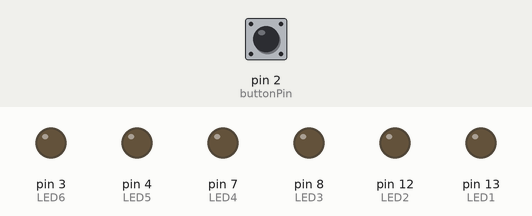
A sketch run on a simulated Arduino Uno, built with avr-gcc and run on an emulated ATmega328P. On the bench: output pins drawn as LEDs (lit = HIGH). The inputs (shaded band) are chosen by the test bench; at power-on: pin 2 (buttonPin) LOW.

Above: at 2.8 s.
2.9 s: pin 2 (buttonPin) pulled HIGH for 1.25 s
At 4.9 s:
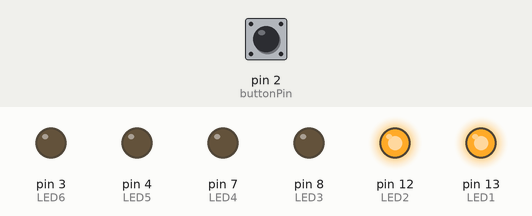
At 6.5 s:
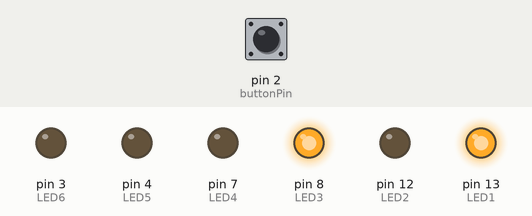
Timing chart, 0 to 29.5 s (numbered marks = the images above; inputs shaded):
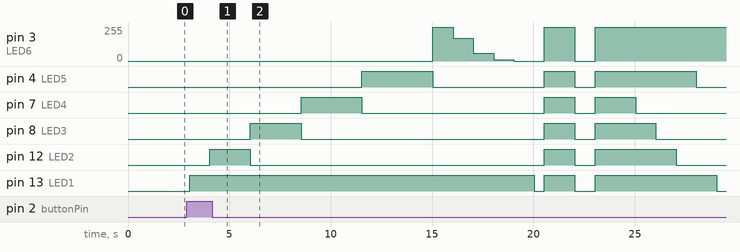

Measured:
- after the input at 2.9 s, pin 3 (LED6): 0/255 → 255/255 after 12.1 s, → 170/255 1.0 s later, → 60/255 1.0 s later, → 10/255 1.0 s later, … (8 changes in this stretch); pin 4 (LED5): goes HIGH 3.5 s, LOW 5.5 s, HIGH 1.5 s, LOW 1.0 s, HIGH 5.0 s, then LOW, starting after 8.6 s

The sketch:

SS6_Control_LED.ino
```cpp
const int buttonPin =2;
const int LED1=13;
const int LED2=12;
const int LED3=8;
const int LED4=7;
const int LED5=4;
const int LED6=3;


int buttonState =0;


void setup() {
  pinMode(LED1,OUTPUT);
  pinMode(LED2,OUTPUT);
  pinMode(LED3,OUTPUT);
  pinMode(LED4,OUTPUT);
  pinMode(LED5,OUTPUT);
  pinMode(LED6,OUTPUT);
  pinMode(buttonPin, INPUT);


}

void loop() {
  buttonState = digitalRead(buttonPin);
  delay(10);
  if(buttonState == HIGH){
  digitalWrite(LED1,HIGH);
  delay(1000);
  digitalWrite(LED2,HIGH);
  delay(2000);
  digitalWrite(LED2,LOW);
  delay(0);
  digitalWrite(LED3,HIGH);
  delay(2500);
  digitalWrite(LED3,LOW);
  delay(0);
  digitalWrite(LED4,HIGH);
  delay(3000);
  digitalWrite(LED4,LOW);
  delay(0);
  digitalWrite(LED5,HIGH);
  delay(3500);
  digitalWrite(LED5,LOW);
  delay(0);
  analogWrite(LED6,255);
  delay(1000);
  analogWrite(LED6,170);
  delay(1000);
  analogWrite(LED6,60);
  delay(1000);
  analogWrite(LED6,10);
  delay(1000);
  analogWrite(LED6,0);
  delay(1000);
  digitalWrite(LED1,LOW);
  delay(500);
  // PART 2
  digitalWrite(LED1,HIGH);
  digitalWrite(LED2,HIGH);
  digitalWrite(LED3,HIGH);
  digitalWrite(LED4,HIGH);
  digitalWrite(LED5,HIGH);
  analogWrite(LED6,255);
  delay(1500);
  digitalWrite(LED1,LOW);
  digitalWrite(LED2,LOW);
  digitalWrite(LED3,LOW);
  digitalWrite(LED4,LOW);
  digitalWrite(LED5,LOW);
  analogWrite(LED6,0);
  delay(1000);
  // PART3
  digitalWrite(LED1,HIGH);
  digitalWrite(LED2,HIGH);
  digitalWrite(LED3,HIGH);
  digitalWrite(LED4,HIGH);
  digitalWrite(LED5,HIGH);
  analogWrite(LED6,255);
  delay(2000);
  digitalWrite(LED4,LOW);
  delay(1000);
  digitalWrite(LED3,LOW);
  delay(1000);
  digitalWrite(LED2,LOW);
  delay(1000);
  digitalWrite(LED5,LOW);
  delay(1000);
  digitalWrite(LED1,LOW);
  delay(1000);
  analogWrite(LED6,0);
  delay(1000);
  //PART 4
  analogWrite(LED6,0);
  delay(1000);
  analogWrite(LED6,100);
  delay(1000);
  analogWrite(LED6,160);
  delay(1000);
  analogWrite(LED6,200);
  delay(1000);
  analogWrite(LED6,255);
  delay(1000);
  digitalWrite(LED1,HIGH);
  digitalWrite(LED2,HIGH);
  digitalWrite(LED3,HIGH);
  digitalWrite(LED4,HIGH);
  digitalWrite(LED5,HIGH);
  delay(1000);
  digitalWrite(LED1,LOW);
  digitalWrite(LED2,LOW);
  digitalWrite(LED3,LOW);
  digitalWrite(LED4,LOW);
  digitalWrite(LED5,LOW);
  analogWrite(LED6,0);
  delay(1000);
  } else{
  digitalWrite(LED1,LOW);
  digitalWrite(LED2,LOW);
  digitalWrite(LED3,LOW);
  digitalWrite(LED4,LOW);
  digitalWrite(LED5,LOW);
  analogWrite(LED6,0);
  delay(1000);
  }
}
```
